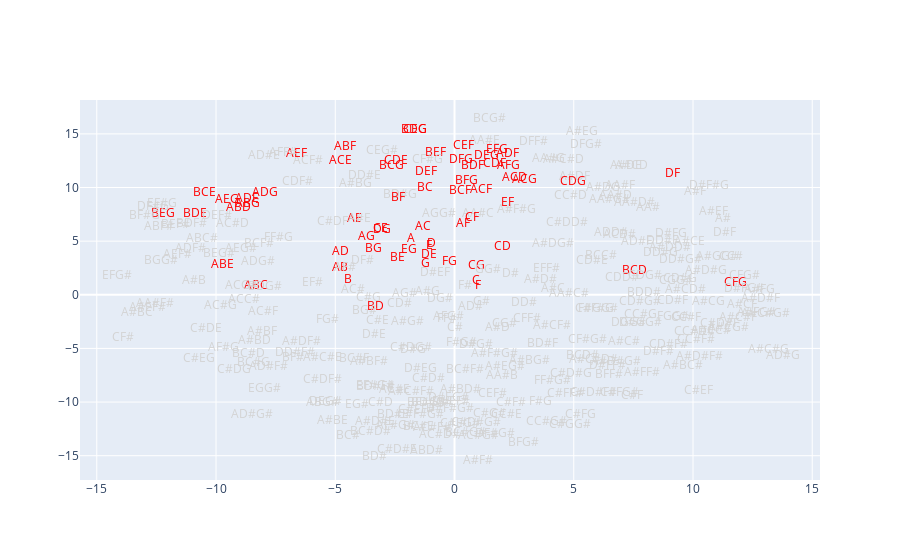

Source (notebook cell):
### Code cell
scale = Scale('C', 'major')
color = scf.get_scale_all_triads_filter(chord_suffixes, scale)
#color = scf.get_scale_chord_degress(chord_suffixes, 0, 'major')

fig = go.Figure()
fig.add_trace(
    go.Scatter(
        x=embeddings_df_trans[0],
        y=embeddings_df_trans[1],
        mode="text",
        text=embeddings_df_trans.index,
        textposition="middle center",
        textfont=dict(color=color)
    )
)

### Figure 1 — Plotly figure (JSON) as saved in the notebook; plotly's stock layout.template omitted (floating-point values rounded to 4 significant figures; data arrays with more than 128 entries replaced by an {"elided": "..."} marker saying what was removed)
{"data": [{"mode": "text", "text": {"elided": "298 str values"}, "textfont": {"color": {"elided": "298 str values"}}, "textposition": "middle center", "type": "scatter", "x": {"elided": "298 float values"}, "y": {"elided": "298 float values"}}], "layout": {}}
